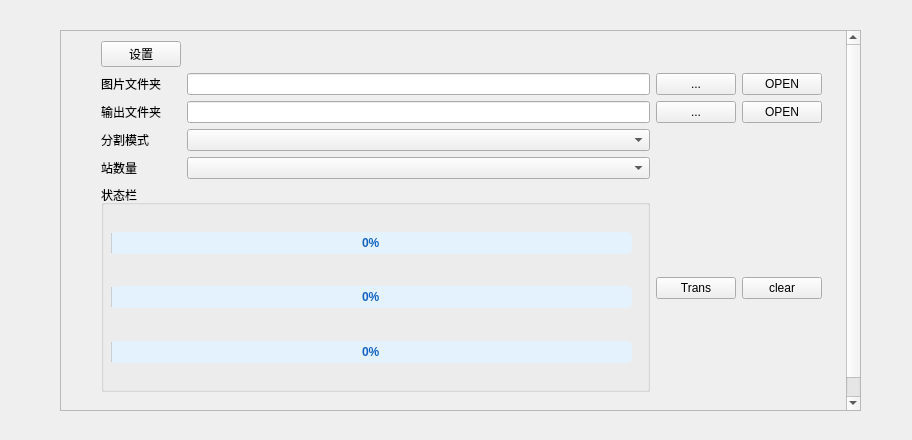
<?xml version="1.0" encoding="UTF-8"?>
<ui version="4.0">
 <class>Form</class>
 <widget class="QWidget" name="Form">
  <property name="geometry">
   <rect>
    <x>0</x>
    <y>0</y>
    <width>912</width>
    <height>440</height>
   </rect>
  </property>
  <property name="windowTitle">
   <string>Form</string>
  </property>
  <widget class="QScrollArea" name="scrollArea">
   <property name="geometry">
    <rect>
     <x>60</x>
     <y>30</y>
     <width>801</width>
     <height>381</height>
    </rect>
   </property>
   <property name="minimumSize">
    <size>
     <width>0</width>
     <height>300</height>
    </size>
   </property>
   <property name="verticalScrollBarPolicy">
    <enum>Qt::ScrollBarAlwaysOn</enum>
   </property>
   <property name="widgetResizable">
    <bool>true</bool>
   </property>
   <widget class="QWidget" name="scrollAreaWidgetContents">
    <property name="geometry">
     <rect>
      <x>0</x>
      <y>0</y>
      <width>782</width>
      <height>400</height>
     </rect>
    </property>
    <property name="minimumSize">
     <size>
      <width>0</width>
      <height>400</height>
     </size>
    </property>
    <widget class="QWidget" name="gridLayoutWidget">
     <property name="geometry">
      <rect>
       <x>40</x>
       <y>10</y>
       <width>721</width>
       <height>351</height>
      </rect>
     </property>
     <layout class="QGridLayout" name="gridLayout">
      <item row="1" column="2">
       <widget class="QPushButton" name="pushButton_selectSrc">
        <property name="text">
         <string>...</string>
        </property>
       </widget>
      </item>
      <item row="0" column="0">
       <widget class="QPushButton" name="pushButton">
        <property name="text">
         <string>设置</string>
        </property>
       </widget>
      </item>
      <item row="4" column="1">
       <widget class="QComboBox" name="comboBox_substationCount"/>
      </item>
      <item row="7" column="0" rowspan="2" colspan="2">
       <widget class="QGroupBox" name="groupBox">
        <property name="title">
         <string>状态栏</string>
        </property>
        <widget class="QWidget" name="gridLayoutWidget_2">
         <property name="geometry">
          <rect>
           <x>10</x>
           <y>20</y>
           <width>521</width>
           <height>158</height>
          </rect>
         </property>
         <layout class="QGridLayout" name="gridLayout_2">
          <item row="0" column="1">
           <widget class="QLabel" name="label_sta">
            <property name="styleSheet">
             <string notr="true">
QLabel {
    color: #000000;
    font-style: italic;
    font-weight: 500;
    font-size: 12px;
    font-family: 'Segoe UI', 'Microsoft YaHei', sans-serif;
    border-radius: 3px;
    background-color: transparent;
}
</string>
            </property>
            <property name="text">
             <string/>
            </property>
           </widget>
          </item>
          <item row="2" column="1">
           <widget class="QLabel" name="label_room">
            <property name="styleSheet">
             <string notr="true">QLabel {
    color: #000000;
    font-style: italic;
    font-weight: 500;
    font-size: 12px;
    font-family: 'Segoe UI', 'Microsoft YaHei', sans-serif;
    border-radius: 3px;
    background-color: transparent;
}
</string>
            </property>
            <property name="text">
             <string/>
            </property>
           </widget>
          </item>
          <item row="4" column="1">
           <widget class="QLabel" name="label_cabinet">
            <property name="styleSheet">
             <string notr="true">QLabel {
    color: #000000;
    font-style: italic;
    font-weight: 500;
    font-size: 12px;
    font-family: 'Segoe UI', 'Microsoft YaHei', sans-serif;
    border-radius: 3px;
    background-color: transparent;
}
</string>
            </property>
            <property name="text">
             <string/>
            </property>
           </widget>
          </item>
          <item row="1" column="1">
           <widget class="QProgressBar" name="progressBar_sta">
            <property name="sizePolicy">
             <sizepolicy hsizetype="Expanding" vsizetype="Fixed">
              <horstretch>0</horstretch>
              <verstretch>0</verstretch>
             </sizepolicy>
            </property>
            <property name="styleSheet">
             <string notr="true">QProgressBar {
                border-radius: 5px;
                background-color: #E3F2FD;
                text-align: center;
                font-weight: bold;
                color: #1565C0;
            }</string>
            </property>
            <property name="maximum">
             <number>103</number>
            </property>
            <property name="value">
             <number>0</number>
            </property>
            <property name="textVisible">
             <bool>true</bool>
            </property>
            <property name="invertedAppearance">
             <bool>false</bool>
            </property>
           </widget>
          </item>
          <item row="3" column="1">
           <widget class="QProgressBar" name="progressBar_room">
            <property name="sizePolicy">
             <sizepolicy hsizetype="Expanding" vsizetype="Fixed">
              <horstretch>0</horstretch>
              <verstretch>0</verstretch>
             </sizepolicy>
            </property>
            <property name="styleSheet">
             <string notr="true">QProgressBar {
                border-radius: 5px;
                background-color: #E3F2FD;
                text-align: center;
                font-weight: bold;
                color: #1565C0;
            }</string>
            </property>
            <property name="value">
             <number>0</number>
            </property>
            <property name="textVisible">
             <bool>true</bool>
            </property>
            <property name="invertedAppearance">
             <bool>false</bool>
            </property>
           </widget>
          </item>
          <item row="5" column="1">
           <widget class="QProgressBar" name="progressBar_cabinet">
            <property name="sizePolicy">
             <sizepolicy hsizetype="Expanding" vsizetype="Fixed">
              <horstretch>0</horstretch>
              <verstretch>0</verstretch>
             </sizepolicy>
            </property>
            <property name="styleSheet">
             <string notr="true">QProgressBar {
                border-radius: 5px;
                background-color: #E3F2FD;
                text-align: center;
                font-weight: bold;
                color: #1565C0;
            }</string>
            </property>
            <property name="value">
             <number>0</number>
            </property>
            <property name="textVisible">
             <bool>true</bool>
            </property>
            <property name="invertedAppearance">
             <bool>false</bool>
            </property>
           </widget>
          </item>
         </layout>
        </widget>
       </widget>
      </item>
      <item row="3" column="1">
       <widget class="QComboBox" name="comboBox_splitMod"/>
      </item>
      <item row="1" column="1">
       <widget class="QLineEdit" name="lineEdit_src"/>
      </item>
      <item row="1" column="3">
       <widget class="QPushButton" name="pushButton_openSrc">
        <property name="text">
         <string>OPEN</string>
        </property>
       </widget>
      </item>
      <item row="2" column="1">
       <widget class="QLineEdit" name="lineEdit_dst"/>
      </item>
      <item row="4" column="0">
       <widget class="QLabel" name="label_6">
        <property name="text">
         <string>站数量</string>
        </property>
       </widget>
      </item>
      <item row="3" column="0">
       <widget class="QLabel" name="label_7">
        <property name="text">
         <string>分割模式</string>
        </property>
       </widget>
      </item>
      <item row="2" column="3">
       <widget class="QPushButton" name="pushButton_openDst">
        <property name="text">
         <string>OPEN</string>
        </property>
       </widget>
      </item>
      <item row="1" column="0">
       <widget class="QLabel" name="label">
        <property name="text">
         <string>图片文件夹</string>
        </property>
       </widget>
      </item>
      <item row="2" column="2">
       <widget class="QPushButton" name="pushButton_selectOutput">
        <property name="text">
         <string>...</string>
        </property>
       </widget>
      </item>
      <item row="2" column="0">
       <widget class="QLabel" name="label_2">
        <property name="text">
         <string>输出文件夹</string>
        </property>
       </widget>
      </item>
      <item row="7" column="2" rowspan="2">
       <widget class="QPushButton" name="pushButton_trans">
        <property name="text">
         <string>Trans</string>
        </property>
       </widget>
      </item>
      <item row="7" column="3" rowspan="2">
       <widget class="QPushButton" name="pushButton_clear">
        <property name="text">
         <string>clear</string>
        </property>
       </widget>
      </item>
     </layout>
    </widget>
   </widget>
  </widget>
 </widget>
 <resources/>
 <connections>
  <connection>
   <sender>pushButton_clear</sender>
   <signal>clicked()</signal>
   <receiver>Form</receiver>
   <slot>_clear()</slot>
   <hints>
    <hint type="sourcelabel">
     <x>800</x>
     <y>328</y>
    </hint>
    <hint type="destinationlabel">
     <x>283</x>
     <y>255</y>
    </hint>
   </hints>
  </connection>
  <connection>
   <sender>pushButton</sender>
   <signal>clicked()</signal>
   <receiver>Form</receiver>
   <slot>_set()</slot>
   <hints>
    <hint type="sourcelabel">
     <x>130</x>
     <y>41</y>
    </hint>
    <hint type="destinationlabel">
     <x>29</x>
     <y>35</y>
    </hint>
   </hints>
  </connection>
  <connection>
   <sender>pushButton_trans</sender>
   <signal>clicked()</signal>
   <receiver>Form</receiver>
   <slot>_trans()</slot>
   <hints>
    <hint type="sourcelabel">
     <x>719</x>
     <y>328</y>
    </hint>
    <hint type="destinationlabel">
     <x>385</x>
     <y>250</y>
    </hint>
   </hints>
  </connection>
  <connection>
   <sender>pushButton_openSrc</sender>
   <signal>clicked()</signal>
   <receiver>Form</receiver>
   <slot>_openSrc()</slot>
   <hints>
    <hint type="sourcelabel">
     <x>770</x>
     <y>71</y>
    </hint>
    <hint type="destinationlabel">
     <x>296</x>
     <y>19</y>
    </hint>
   </hints>
  </connection>
  <connection>
   <sender>pushButton_selectOutput</sender>
   <signal>clicked()</signal>
   <receiver>Form</receiver>
   <slot>_selectOutput()</slot>
   <hints>
    <hint type="sourcelabel">
     <x>689</x>
     <y>107</y>
    </hint>
    <hint type="destinationlabel">
     <x>487</x>
     <y>266</y>
    </hint>
   </hints>
  </connection>
  <connection>
   <sender>comboBox_splitMod</sender>
   <signal>currentTextChanged(QString)</signal>
   <receiver>Form</receiver>
   <slot>_updateSubstationCount(QString)</slot>
   <hints>
    <hint type="sourcelabel">
     <x>180</x>
     <y>128</y>
    </hint>
    <hint type="destinationlabel">
     <x>24</x>
     <y>139</y>
    </hint>
   </hints>
  </connection>
  <connection>
   <sender>pushButton_selectSrc</sender>
   <signal>clicked()</signal>
   <receiver>Form</receiver>
   <slot>_selectSrc()</slot>
   <hints>
    <hint type="sourcelabel">
     <x>689</x>
     <y>71</y>
    </hint>
    <hint type="destinationlabel">
     <x>444</x>
     <y>27</y>
    </hint>
   </hints>
  </connection>
  <connection>
   <sender>pushButton_openDst</sender>
   <signal>clicked()</signal>
   <receiver>Form</receiver>
   <slot>_openDst()</slot>
   <hints>
    <hint type="sourcelabel">
     <x>770</x>
     <y>107</y>
    </hint>
    <hint type="destinationlabel">
     <x>161</x>
     <y>19</y>
    </hint>
   </hints>
  </connection>
 </connections>
 <slots>
  <slot>_trans()</slot>
  <slot>_selectSrc()</slot>
  <slot>_selectOutput()</slot>
  <slot>_clear()</slot>
  <slot>_openSrc()</slot>
  <slot>_openDst()</slot>
  <slot>_set()</slot>
  <slot>_updateSubstationCount(QString)</slot>
 </slots>
</ui>
